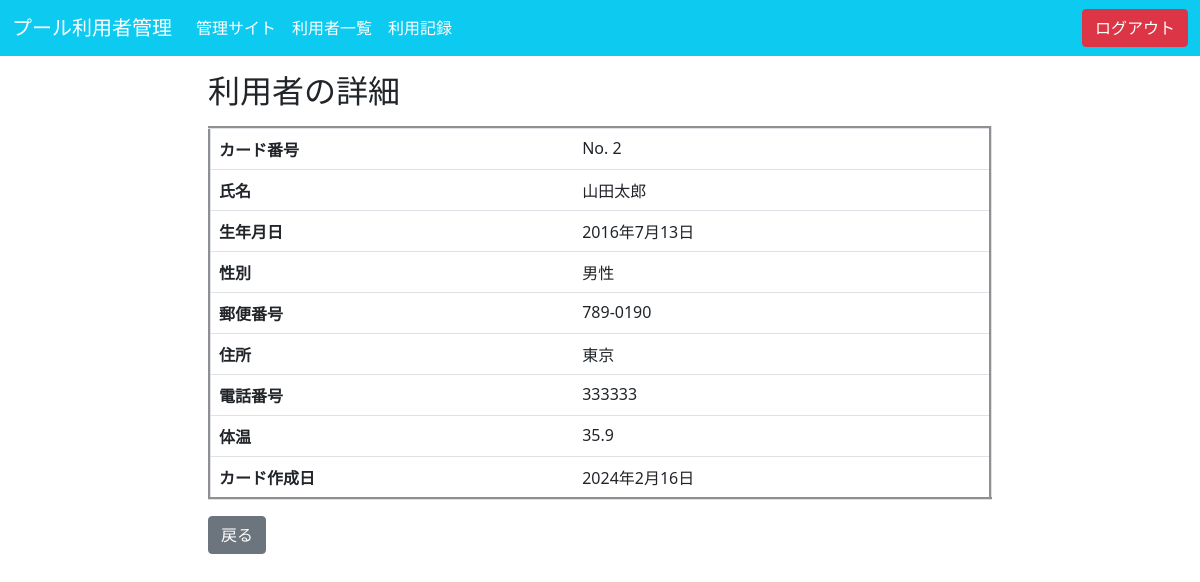
Page /detail/2/ (signed in) on the committed database.
### app/models.py (models this page shows, shortened)
class UserOverview(models.Model):
    GENDER_CHOICES = (
        (1, '男性'),
        (2, '女性'),
        (3, 'その他'),
    )
    id = models.AutoField(
        verbose_name = 'カード番号',
        primary_key = True,
    )
    name = models.CharField(
        verbose_name = '氏名',
        max_length = 200,
    )
    birthday = models.DateField(
        verbose_name = '生年月日',
    )
    gender = models.IntegerField(
        verbose_name = '性別',
        choices = GENDER_CHOICES,
        default = 1,
    )
    zip_code1 = models.CharField(
        verbose_name = '郵便番号1',
        max_length = 3,
    )
    zip_code2 = models.CharField(
        verbose_name = '郵便番号2',
        max_length = 4,
    )
    address = models.CharField(
        verbose_name = '住所',
        max_length = 200,
    )
    phone_number = models.CharField(
        verbose_name = '電話番号',
        max_length = 20,
    )
    temperature = models.DecimalField(
        verbose_name = '体温',
        max_digits = 3,
        decimal_places = 1,
    )
    created_date = models.DateField(
        verbose_name = '作成日',
        auto_now_add = True,
    )
    class Meta:
        verbose_name_plural = '利用者概要'

### app/views.py (the view)
# urls.py: path('detail/<int:pk>/', views.UserDetailView.as_view(), name='detail'),
class UserDetailView(DetailView):
    template_name = "app/useroverview/detail.html"
    model = UserOverview
    context_object_name = "userdetailviews"

### app/templates/app/useroverview/detail.html
{% extends "app/base.html" %}
{% block content %}
<div clas="row">
    <div class="col-md-8 offset-md-2">
        <div class="mx-2 my-3">
            <h2>利用者の詳細</h2>
        </div>
        <div class="mx-2">
            <table class="table" border="3">
                <tr>
                    <th><label for="id_id">カード番号</label></th>
                    <td>
                        No. {{ userdetailviews.id }}
                    </td>
                </tr>
                <tr>
                    <th><label for="id_name">氏名</label></th>
                    <td>
                        {{ userdetailviews.name }}
                    </td>
                </tr>
                <tr>
                    <th><label for="id_birthday">生年月日</label></th>
                    <td>
                        {{ userdetailviews.birthday }}
                    </td>
                </tr>
                <tr>
                    <th><label for="id_gender">性別</label></th>
                    <td>
                        {{ userdetailviews.get_gender_display }}
                    </td>
                </tr>
                <tr>
                    <th><label for="id_zip_code">郵便番号</label></th>
                    <td>
                        {{ userdetailviews.zip_code1 }}-{{ userdetailviews.zip_code2 }}
                    </td>
                </tr>
                <tr>
                    <th><label for="id_address">住所</label></th>
                    <td>
                        {{ userdetailviews.address }}
                    </td>
                </tr>
                <tr>
                    <th><label for="id_phone_number">電話番号</label></th>
                    <td>
                        {{ userdetailviews.phone_number }}
                    </td>
                </tr>
                <tr>
                    <th><label for="id_temperature">体温</label></th>
                    <td>
                        {{ userdetailviews.temperature }}
                    </td>
                </tr>
                <tr>
                    <th><label for="id_created_date">カード作成日</label></th>
                    <td>
                        {{ userdetailviews.created_date }}
                    </td>
                </tr>
            </table>
            <button type="submit" class="btn btn-secondary" onclick="javascript:history.go(-1);" name="back" >戻る</button>
        </div>
    </div>
</div>
{% endblock %}

### app/static/css/list.css (style rules this page uses)
table { width: 100%; white-space: nowrap; }

### rows in the picture
UserOverview: id "2", name "山田太郎", birthday "2016年7月13日", gender "男性", zip_code1 "789", zip_code2 "0190", address "東京", phone_number "333333", temperature "35.9", created_date "2024年2月16日"
